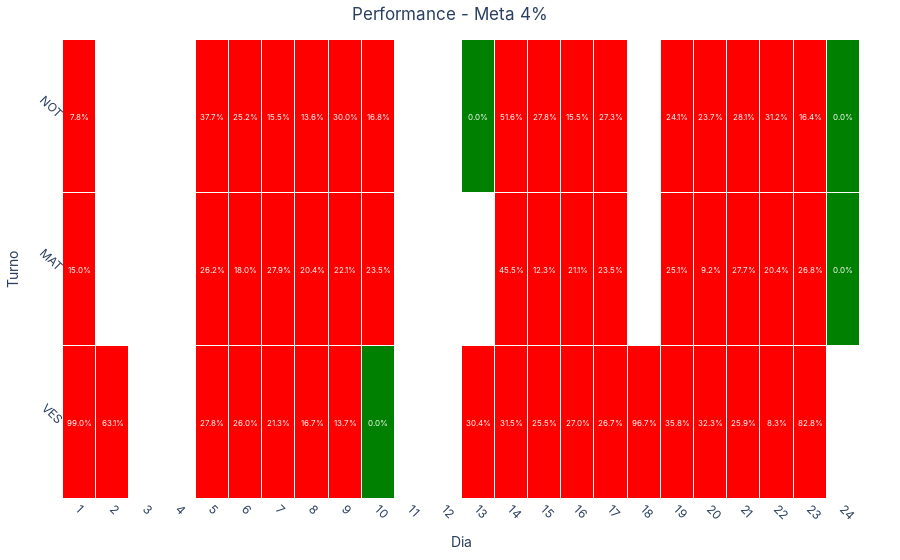

Here is the notebook cell this chart was saved with:
### Code cell
# HeatMap
# cSpell: disable=invalid-name
def graph_heatmap_perf_v2(dataframe: pd.DataFrame, meta: int):
    # Converter 'data_registro' para datetime e criar uma nova coluna 'data_turno'

    dataframe["data_registro"] = pd.to_datetime(dataframe["data_registro"])

    dataframe["data_turno"] = dataframe["data_registro"].dt.strftime("%Y-%m-%d")

    # Agrupar por 'data_turno' e 'turno' e calcular a média da eficiência

    df_grouped = (
        dataframe.groupby(["data_turno", "turno"], observed=False)["performance"]
        .mean()
        .reset_index()
    )

    # Remodelar os dados para o formato de heatmap

    df_pivot = df_grouped.pivot(index="turno", columns="data_turno", values="performance")

    # Reordenar o índice do DataFrame
    df_pivot = df_pivot.reindex(["VES", "MAT", "NOT"])

    # Criar escala de cores personalizada
    colors = [[0, "green"], [0.04, "green"], [0.04, "red"], [1, "red"]]

    # Extrair apenas o dia da data
    df_pivot.columns = pd.to_datetime(df_pivot.columns).day

    # Criar o gráfico de calor
    fig = go.Figure(
        data=go.Heatmap(
            z=df_pivot.values,
            x=df_pivot.columns,
            y=df_pivot.index,
            colorscale=colors,
            zmin=0,
            zmax=1,  # Escala de valores de 0 a 1
            hoverongaps=False,
            hovertemplate="Turno: %{y}<br>Dia: %{x}<br>Valor: %{z:.1%}",
            showscale=False,  # Não mostrar a escala de cores
            xgap=1,  # Espaçamento entre os dias
            ygap=1,  # Espaçamento entre os turnos
        )
    )

    # Adicionar anotações com a média da eficiência
    for (i, j), value in np.ndenumerate(df_pivot.values):
        fig.add_annotation(
            x=df_pivot.columns[j],
            y=df_pivot.index[i],
            text=f"{value:.1%}",
            showarrow=False,
            font=dict(color="white", size=8),
        )

    # Definir o título do gráfico
    fig.update_layout(
        title=f"Performance - Meta {meta}%",
        xaxis_title="Dia",
        yaxis_title="Turno",
        title_x=0.5,  # Centralizar o título
        xaxis_nticks=31,  # Definir o número de dias
        xaxis=dict(
            tickmode="linear",
            tickvals=list(range(1, 32)),  # Definir os dias
            ticktext=list(range(1, 32)),  # Definir os dias
            tickangle=45,  # Rotacionar os dias
        ),
        yaxis=dict(
            tickmode="linear",
            tickangle=45,
        ),
        plot_bgcolor="white",
        margin=dict(t=40, b=40, l=40, r=40),
        font=dict({"family": "Inter"}),
    )

    fig.show()


graph_heatmap_perf_v2(df_perf, 4)

### Figure 1 — Plotly figure (JSON) as saved in the notebook; plotly's stock layout.template omitted (floating-point values rounded to 4 significant figures)
{"data": [{"colorscale": [[0, "green"], [0.04, "green"], [0.04, "red"], [1, "red"]], "hoverongaps": false, "hovertemplate": "Turno: %{y}<br>Dia: %{x}<br>Valor: %{z:.1%}", "showscale": false, "type": "heatmap", "x": [1, 2, 3, 4, 5, 6, 7, 8, 9, 10, 11, 12, 13, 14, 15, 16, 17, 18, 19, 20, 21, 22, 23, 24], "xgap": 1, "y": ["VES", "MAT", "NOT"], "ygap": 1, "z": [[0.9896, 0.6306, null, null, 0.2775, 0.2595, 0.2134, 0.167, 0.1371, 0, null, null, 0.3042, 0.315, 0.2546, 0.2705, 0.2674, 0.9667, 0.3579, 0.3227, 0.2594, 0.08317, 0.8285, null], [0.15, null, null, null, 0.2623, 0.1804, 0.2794, 0.2039, 0.2209, 0.2354, null, null, null, 0.4549, 0.1234, 0.2108, 0.2347, null, 0.2513, 0.09203, 0.277, 0.2042, 0.268, 0], [0.07808, null, null, null, 0.377, 0.2517, 0.1548, 0.1358, 0.3, 0.1683, null, null, 0, 0.5162, 0.278, 0.1546, 0.2731, null, 0.2415, 0.2368, 0.2814, 0.3117, 0.1638, 0]], "zmax": 1, "zmin": 0}], "layout": {"annotations": [{"font": {"color": "white", "size": 8}, "showarrow": false, "text": "99.0%", "x": 1, "y": "VES"}, {"font": {"color": "white", "size": 8}, "showarrow": false, "text": "63.1%", "x": 2, "y": "VES"}, {"font": {"color": "white", "size": 8}, "showarrow": false, "text": "nan%", "x": 3, "y": "VES"}, {"font": {"color": "white", "size": 8}, "showarrow": false, "text": "nan%", "x": 4, "y": "VES"}, {"font": {"color": "white", "size": 8}, "showarrow": false, "text": "27.8%", "x": 5, "y": "VES"}, {"font": {"color": "white", "size": 8}, "showarrow": false, "text": "26.0%", "x": 6, "y": "VES"}, {"font": {"color": "white", "size": 8}, "showarrow": false, "text": "21.3%", "x": 7, "y": "VES"}, {"font": {"color": "white", "size": 8}, "showarrow": false, "text": "16.7%", "x": 8, "y": "VES"}, {"font": {"color": "white", "size": 8}, "showarrow": false, "text": "13.7%", "x": 9, "y": "VES"}, {"font": {"color": "white", "size": 8}, "showarrow": false, "text": "0.0%", "x": 10, "y": "VES"}, {"font": {"color": "white", "size": 8}, "showarrow": false, "text": "nan%", "x": 11, "y": "VES"}, {"font": {"color": "white", "size": 8}, "showarrow": false, "text": "nan%", "x": 12, "y": "VES"}, {"font": {"color": "white", "size": 8}, "showarrow": false, "text": "30.4%", "x": 13, "y": "VES"}, {"font": {"color": "white", "size": 8}, "showarrow": false, "text": "31.5%", "x": 14, "y": "VES"}, {"font": {"color": "white", "size": 8}, "showarrow": false, "text": "25.5%", "x": 15, "y": "VES"}, {"font": {"color": "white", "size": 8}, "showarrow": false, "text": "27.0%", "x": 16, "y": "VES"}, {"font": {"color": "white", "size": 8}, "showarrow": false, "text": "26.7%", "x": 17, "y": "VES"}, {"font": {"color": "white", "size": 8}, "showarrow": false, "text": "96.7%", "x": 18, "y": "VES"}, {"font": {"color": "white", "size": 8}, "showarrow": false, "text": "35.8%", "x": 19, "y": "VES"}, {"font": {"color": "white", "size": 8}, "showarrow": false, "text": "32.3%", "x": 20, "y": "VES"}, {"font": {"color": "white", "size": 8}, "showarrow": false, "text": "25.9%", "x": 21, "y": "VES"}, {"font": {"color": "white", "size": 8}, "showarrow": false, "text": "8.3%", "x": 22, "y": "VES"}, {"font": {"color": "white", "size": 8}, "showarrow": false, "text": "82.8%", "x": 23, "y": "VES"}, {"font": {"color": "white", "size": 8}, "showarrow": false, "text": "nan%", "x": 24, "y": "VES"}, {"font": {"color": "white", "size": 8}, "showarrow": false, "text": "15.0%", "x": 1, "y": "MAT"}, {"font": {"color": "white", "size": 8}, "showarrow": false, "text": "nan%", "x": 2, "y": "MAT"}, {"font": {"color": "white", "size": 8}, "showarrow": false, "text": "nan%", "x": 3, "y": "MAT"}, {"font": {"color": "white", "size": 8}, "showarrow": false, "text": "nan%", "x": 4, "y": "MAT"}, {"font": {"color": "white", "size": 8}, "showarrow": false, "text": "26.2%", "x": 5, "y": "MAT"}, {"font": {"color": "white", "size": 8}, "showarrow": false, "text": "18.0%", "x": 6, "y": "MAT"}, {"font": {"color": "white", "size": 8}, "showarrow": false, "text": "27.9%", "x": 7, "y": "MAT"}, {"font": {"color": "white", "size": 8}, "showarrow": false, "text": "20.4%", "x": 8, "y": "MAT"}, {"font": {"color": "white", "size": 8}, "showarrow": false, "text": "22.1%", "x": 9, "y": "MAT"}, {"font": {"color": "white", "size": 8}, "showarrow": false, "text": "23.5%", "x": 10, "y": "MAT"}, {"font": {"color": "white", "size": 8}, "showarrow": false, "text": "nan%", "x": 11, "y": "MAT"}, {"font": {"color": "white", "size": 8}, "showarrow": false, "text": "nan%", "x": 12, "y": "MAT"}, {"font": {"color": "white", "size": 8}, "showarrow": false, "text": "nan%", "x": 13, "y": "MAT"}, {"font": {"color": "white", "size": 8}, "showarrow": false, "text": "45.5%", "x": 14, "y": "MAT"}, {"font": {"color": "white", "size": 8}, "showarrow": false, "text": "12.3%", "x": 15, "y": "MAT"}, {"font": {"color": "white", "size": 8}, "showarrow": false, "text": "21.1%", "x": 16, "y": "MAT"}, {"font": {"color": "white", "size": 8}, "showarrow": false, "text": "23.5%", "x": 17, "y": "MAT"}, {"font": {"color": "white", "size": 8}, "showarrow": false, "text": "nan%", "x": 18, "y": "MAT"}, {"font": {"color": "white", "size": 8}, "showarrow": false, "text": "25.1%", "x": 19, "y": "MAT"}, {"font": {"color": "white", "size": 8}, "showarrow": false, "text": "9.2%", "x": 20, "y": "MAT"}, {"font": {"color": "white", "size": 8}, "showarrow": false, "text": "27.7%", "x": 21, "y": "MAT"}, {"font": {"color": "white", "size": 8}, "showarrow": false, "text": "20.4%", "x": 22, "y": "MAT"}, {"font": {"color": "white", "size": 8}, "showarrow": false, "text": "26.8%", "x": 23, "y": "MAT"}, {"font": {"color": "white", "size": 8}, "showarrow": false, "text": "0.0%", "x": 24, "y": "MAT"}, {"font": {"color": "white", "size": 8}, "showarrow": false, "text": "7.8%", "x": 1, "y": "NOT"}, {"font": {"color": "white", "size": 8}, "showarrow": false, "text": "nan%", "x": 2, "y": "NOT"}, {"font": {"color": "white", "size": 8}, "showarrow": false, "text": "nan%", "x": 3, "y": "NOT"}, {"font": {"color": "white", "size": 8}, "showarrow": false, "text": "nan%", "x": 4, "y": "NOT"}, {"font": {"color": "white", "size": 8}, "showarrow": false, "text": "37.7%", "x": 5, "y": "NOT"}, {"font": {"color": "white", "size": 8}, "showarrow": false, "text": "25.2%", "x": 6, "y": "NOT"}, {"font": {"color": "white", "size": 8}, "showarrow": false, "text": "15.5%", "x": 7, "y": "NOT"}, {"font": {"color": "white", "size": 8}, "showarrow": false, "text": "13.6%", "x": 8, "y": "NOT"}, {"font": {"color": "white", "size": 8}, "showarrow": false, "text": "30.0%", "x": 9, "y": "NOT"}, {"font": {"color": "white", "size": 8}, "showarrow": false, "text": "16.8%", "x": 10, "y": "NOT"}, {"font": {"color": "white", "size": 8}, "showarrow": false, "text": "nan%", "x": 11, "y": "NOT"}, {"font": {"color": "white", "size": 8}, "showarrow": false, "text": "nan%", "x": 12, "y": "NOT"}, {"font": {"color": "white", "size": 8}, "showarrow": false, "text": "0.0%", "x": 13, "y": "NOT"}, {"font": {"color": "white", "size": 8}, "showarrow": false, "text": "51.6%", "x": 14, "y": "NOT"}, {"font": {"color": "white", "size": 8}, "showarrow": false, "text": "27.8%", "x": 15, "y": "NOT"}, {"font": {"color": "white", "size": 8}, "showarrow": false, "text": "15.5%", "x": 16, "y": "NOT"}, {"font": {"color": "white", "size": 8}, "showarrow": false, "text": "27.3%", "x": 17, "y": "NOT"}, {"font": {"color": "white", "size": 8}, "showarrow": false, "text": "nan%", "x": 18, "y": "NOT"}, {"font": {"color": "white", "size": 8}, "showarrow": false, "text": "24.1%", "x": 19, "y": "NOT"}, {"font": {"color": "white", "size": 8}, "showarrow": false, "text": "23.7%", "x": 20, "y": "NOT"}, {"font": {"color": "white", "size": 8}, "showarrow": false, "text": "28.1%", "x": 21, "y": "NOT"}, {"font": {"color": "white", "size": 8}, "showarrow": false, "text": "31.2%", "x": 22, "y": "NOT"}, {"font": {"color": "white", "size": 8}, "showarrow": false, "text": "16.4%", "x": 23, "y": "NOT"}, {"font": {"color": "white", "size": 8}, "showarrow": false, "text": "0.0%", "x": 24, "y": "NOT"}], "font": {"family": "Inter"}, "margin": {"b": 40, "l": 40, "r": 40, "t": 40}, "plot_bgcolor": "white", "title": {"text": "Performance - Meta 4%", "x": 0.5}, "xaxis": {"nticks": 31, "tickangle": 45, "tickmode": "linear", "ticktext": [1, 2, 3, 4, 5, 6, 7, 8, 9, 10, 11, 12, 13, 14, 15, 16, 17, 18, 19, 20, 21, 22, 23, 24, 25, 26, 27, 28, 29, 30, 31], "tickvals": [1, 2, 3, 4, 5, 6, 7, 8, 9, 10, 11, 12, 13, 14, 15, 16, 17, 18, 19, 20, 21, 22, 23, 24, 25, 26, 27, 28, 29, 30, 31], "title": {"text": "Dia"}}, "yaxis": {"tickangle": 45, "tickmode": "linear", "title": {"text": "Turno"}}}}
